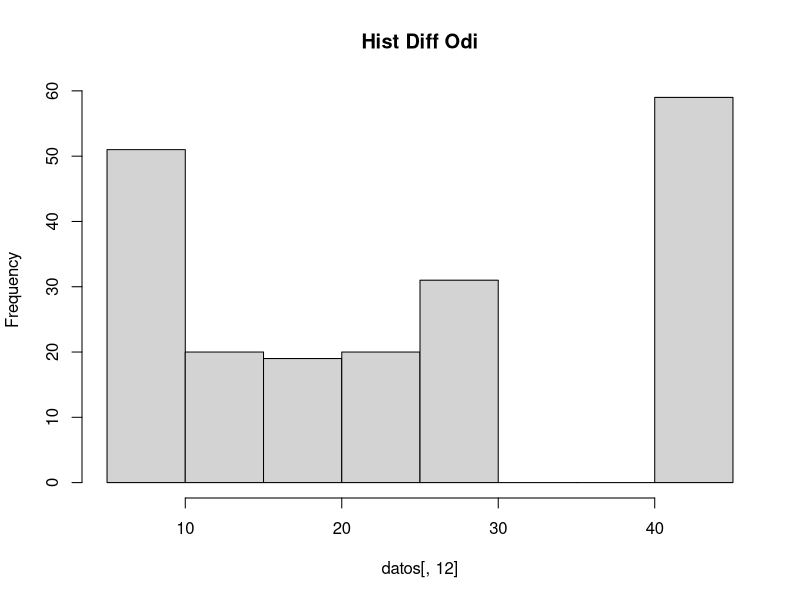
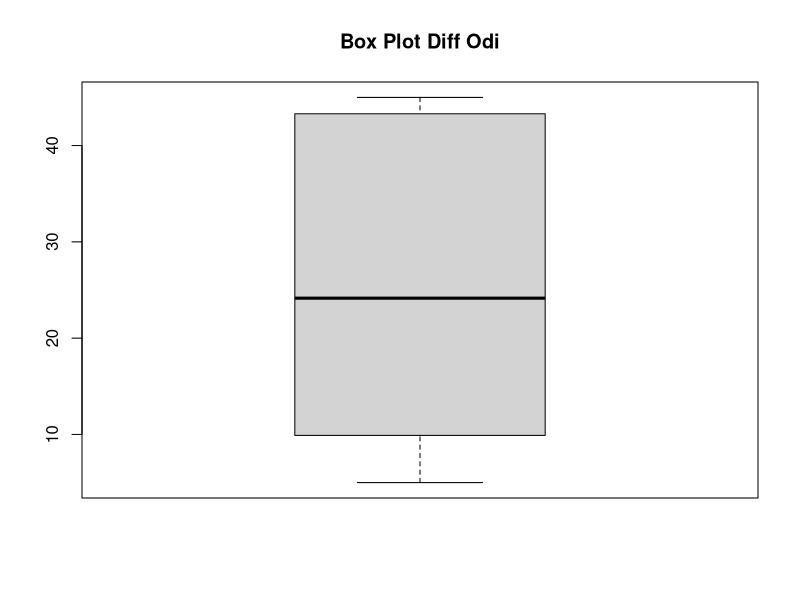

Generate these figures, in order, with R:
#cargar Librerias
library(readxl)

#setear directorios
setwd("C:/Users/apalmad/Desktop/Analiza tus Datos/Bloque 2/Empieza con tu Software")



# Leer Datos

datos <- read_excel("espalda-para-R.xlsx")


#  Manipular tabla de datos
diff_oddi <- datos[,9] - datos[,10]
names(diff_oddi) <- "DiffOdi"
datos <- cbind(datos,diff_oddi)




# DESCRIPCION
summary(datos)

colMeans(datos[,c(3,4,5,12)])

# GRAFICOS 
hist(datos[,12],main="Hist Diff Odi")
boxplot(datos[,12],main = "Box Plot Diff Odi")


# ANALISIS

